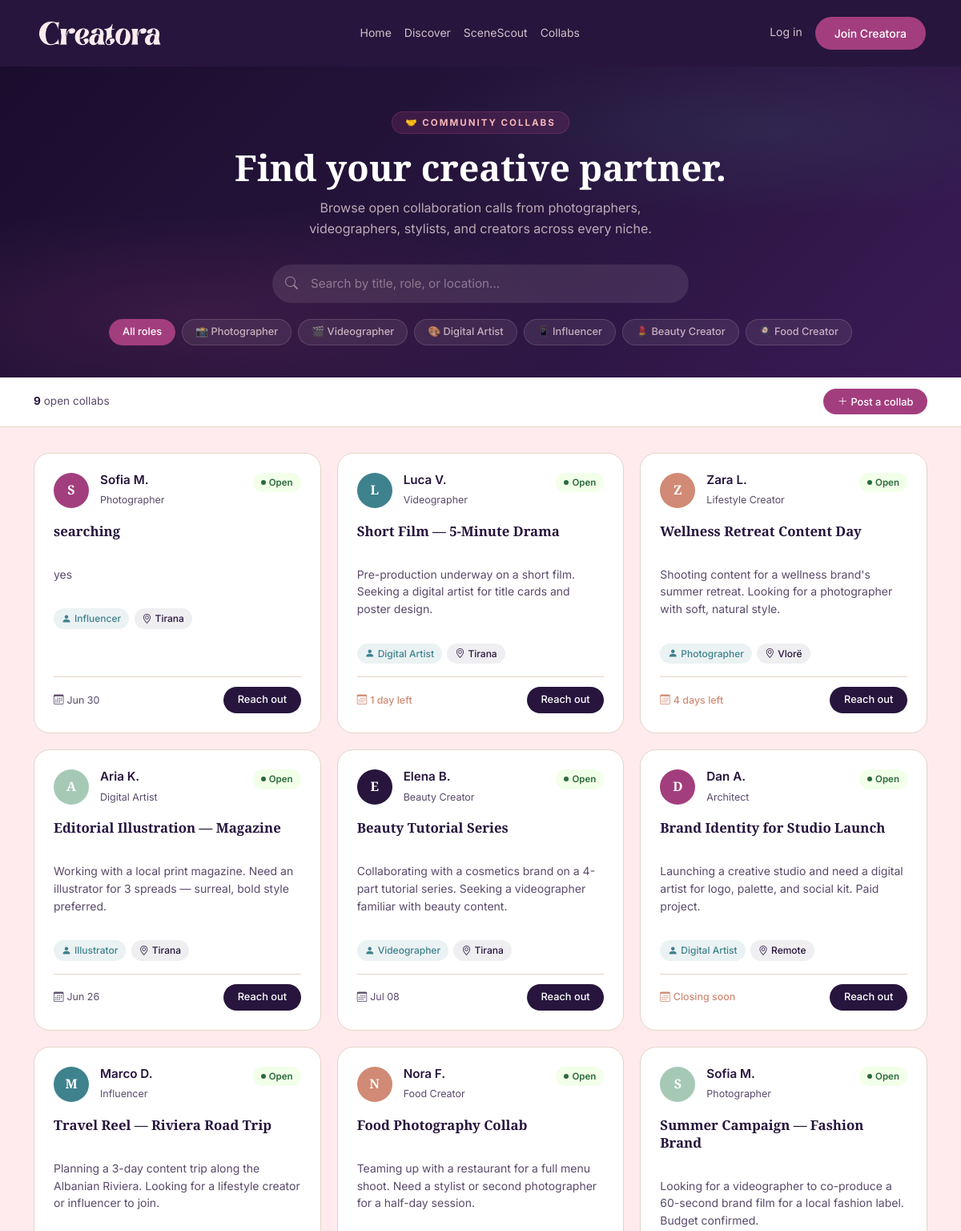
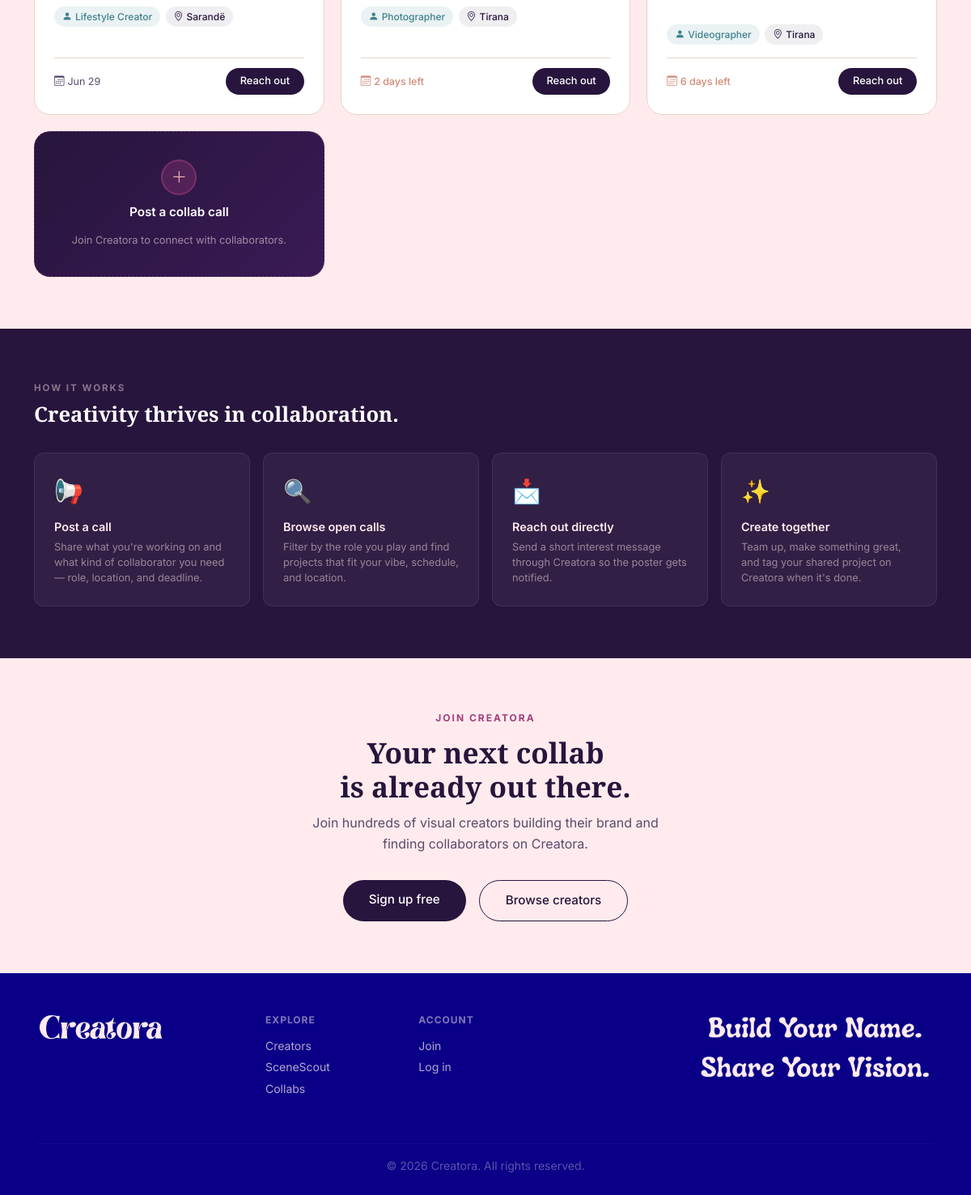
Screenshot of /collabs with the database file from the repository (2 pictures, top to bottom).
### models.py (models this page shows, shortened)
class User(UserMixin, db.Model):
    __tablename__ = 'users'
    id           = db.Column(db.Integer, primary_key=True)
    username     = db.Column(db.String(50),  unique=True, nullable=False)
    email        = db.Column(db.String(120), unique=True, nullable=False)
    password     = db.Column(db.String(256), nullable=False)
    role         = db.Column(db.String(30),  nullable=False)  # one of CREATOR_ROLES
    display_name  = db.Column(db.String(100))
    bio           = db.Column(db.Text)
    location      = db.Column(db.String(100))
    avatar        = db.Column(db.String(255))   # filename in uploads/
    website       = db.Column(db.String(255))
    instagram     = db.Column(db.String(100))
    is_public     = db.Column(db.Boolean, default=True)
    security_question = db.Column(db.String(255))  # ← add
    security_answer = db.Column(db.String(255))  # ← add (stored hashed)
    created_at    = db.Column(db.DateTime, default=datetime.utcnow)
    portfolio_items = db.relationship('PortfolioItem',  backref='creator', lazy=True)
    inquiries_recv  = db.relationship('Inquiry',        backref='creator', lazy=True,
                                      foreign_keys='Inquiry.creator_id')
    content_posts   = db.relationship('ContentPost',    backref='creator', lazy=True)
    locations       = db.relationship('Location',       backref='creator', lazy=True)
    collaborations  = db.relationship('Collaboration',  backref='creator', lazy=True)
    shelf_items = db.relationship('ShelfItem', backref='creator', lazy=True)
    is_public = db.Column(db.Boolean, default=True)
    profile_views = db.Column(db.Integer, default=0)  # ← add this

class Collaboration(db.Model):
    __tablename__ = 'collaborations'
    id           = db.Column(db.Integer, primary_key=True)
    creator_id   = db.Column(db.Integer, db.ForeignKey('users.id'), nullable=False)
    title        = db.Column(db.String(120), nullable=False)
    description  = db.Column(db.Text)
    role_needed  = db.Column(db.String(60))
    location     = db.Column(db.String(100))
    deadline     = db.Column(db.DateTime)
    is_open      = db.Column(db.Boolean, default=True)
    created_at   = db.Column(db.DateTime, default=datetime.utcnow)

### routes/public.py (the view)
@public_bp.route('/collabs')
def collabs():
    collabs = Collaboration.query.filter_by(is_open=True).order_by(
        Collaboration.created_at.desc()
    ).all()
    return render_template('public/collabs.html', collabs=collabs)

### app.py (called while the page is built)
@app.context_processor
def inject_globals():
    unread_count = 0
    if current_user.is_authenticated:
        unread_count = Notification.query.filter_by(
            user_id=current_user.id, is_read=False
        ).count()
    return {
        'now': datetime.utcnow(),
        'app_name': 'Creatora',
        'unread_notifications': unread_count,
    }

### templates/public/collabs.html (shortened to what this page needs)
{% extends 'base.html' %}
{% block content %}
<section class="cb-hero">
  <div class="container">
    <div class="cb-hero-badge">🤝 Community Collabs</div>
    <h1>Find your creative partner.</h1>
    <p>Browse open collaboration calls from photographers, videographers, stylists, and creators across every niche.</p>
    <div class="cb-search-wrap">
      <i class="bi bi-search"></i>
      <input type="text" id="collab-search" placeholder="Search by title, role, or location…">
    </div>
    <div class="role-filters mt-3">
      <button class="role-pill active" data-role="">All roles</button>
      {% for role, label in [
        ('photographer', '📸 Photographer'),
        ('videographer', '🎬 Videographer'),
        ('digital_artist', '🎨 Digital Artist'),
        ('influencer', '📱 Influencer'),
        ('beauty', '💄 Beauty Creator'),
        ('food', '🍳 Food Creator'),
      ] %}
      <button class="role-pill" data-role="{{ role }}">{{ label }}</button>
      {% endfor %}
    </div>
  </div>
</section>
<div class="results-bar">
  <div class="container d-flex align-items-center justify-content-between flex-wrap gap-2">
    <p class="count-text mb-0">
      <strong id="collab-count">{{ collabs|length }}</strong>
      open collab{{ 's' if collabs|length != 1 else '' }}
    </p>
    {% if current_user.is_authenticated %}
    <button class="btn btn-primary btn-sm" data-bs-toggle="modal" data-bs-target="#postCollabModal"
            style="font-size: 0.8rem; padding: 0.4rem 1.1rem;">
      <i class="bi bi-plus-lg me-1"></i>Post a collab
    </button>
    {% else %}
    <a href="{{ url_for('auth.login') }}" class="btn btn-primary btn-sm"
       style="font-size: 0.8rem; padding: 0.4rem 1.1rem;">
      <i class="bi bi-plus-lg me-1"></i>Post a collab
    </a>
    {% endif %}
  </div>
</div>
<section style="background: var(--bg-page); padding-bottom: 1rem;">
  <div class="container">
    {% if collabs %}
    <div class="collabs-grid" id="collabs-grid">
      {% for collab in collabs %}
      {% set avatar_colors = ['', 'teal', 'peach', 'mint', 'purple'] %}
      {% set color_class = avatar_colors[loop.index0 % avatar_colors|length] %}
      <div class="collab-card"
           data-title="{{ collab.title|lower }}"
           data-role="{{ collab.role_needed|lower if collab.role_needed else '' }}"
           data-location="{{ collab.location|lower if collab.location else '' }}">
        <div class="collab-card-header">
          <div class="collab-avatar {{ color_class }}">
            {{ (collab.creator.display_name or collab.creator.username)[0]|upper }}
          </div>
          <div class="collab-meta">
            <h5>{{ collab.creator.display_name or collab.creator.username }}</h5>
            <span class="creator-tag">
              {{ collab.creator.role|replace('_', ' ')|title if collab.creator.role else 'Creator' }}
            </span>
          </div>
          <span class="open-badge">Open</span>
        </div>
        <p class="collab-title">{{ collab.title }}</p>
        {% if collab.description %}
        <p class="collab-desc">{{ collab.description }}</p>
        {% endif %}
        <div class="collab-tags">
          {% if collab.role_needed %}
          <span class="collab-tag role">
            <i class="bi bi-person-fill me-1"></i>{{ collab.role_needed|replace('_', ' ')|title }}
          </span>
          {% endif %}
          {% if collab.location %}
          <span class="collab-tag location">
            <i class="bi bi-geo-alt me-1"></i>{{ collab.location }}
          </span>
          {% endif %}
        </div>
        <div class="collab-footer">
          {% if collab.deadline %}
          {% set days_left = (collab.deadline - now).days %}
          <span class="deadline {{ 'soon' if days_left <= 7 else '' }}">
            <i class="bi bi-calendar3"></i>
            {% if days_left <= 0 %}Closing soon
            {% elif days_left == 1 %}1 day left
            {% elif days_left <= 7 %}{{ days_left }} days left
            {% else %}{{ collab.deadline.strftime('%b %d') }}{% endif %}
          </span>
          {% else %}
          <span class="deadline">
            <i class="bi bi-clock"></i>
            Posted {{ collab.created_at.strftime('%b %d') }}
          </span>
          {% endif %}
          <button type="button" class="reach-out-btn" data-bs-toggle="modal" data-bs-target="#collabInterestModal{{ collab.id }}">
            Reach out
          </button>
        </div>
      </div>
      {% endfor %}
      {% if current_user.is_authenticated %}
      <button class="post-collab-card" data-bs-toggle="modal" data-bs-target="#postCollabModal"
              style="background: linear-gradient(135deg, var(--color-dark-amethyst), #3a1a55);">
        <div class="post-collab-icon"><i class="bi bi-plus-lg"></i></div>
        <h5>Post a collab call</h5>
        <p>Let the community know you're looking for a creative partner.</p>
      </button>
      {% else %}
      <a href="{{ url_for('auth.register') }}" class="post-collab-card">
        <div class="post-collab-icon"><i class="bi bi-plus-lg"></i></div>
        <h5>Post a collab call</h5>
        <p>Join Creatora to connect with collaborators.</p>
      </a>
      {% endif %}
    </div>
    {% endif %}
  </div>
</section>
<section class="how-strip">
  <div class="container">
    <p style="color: rgba(255,235,237,0.45); font-size: 0.72rem; font-weight: 700; letter-spacing: 2px; text-transform: uppercase; margin-bottom: 0.5rem;">HOW IT WORKS</p>
    <h2 style="color: white; font-family: var(--font-heading); font-size: 1.6rem; margin-bottom: 2rem;">Creativity thrives in collaboration.</h2>
    <div class="row g-3">
      {% for icon, title, desc in [
        ('📢', 'Post a call', 'Share what you\'re working on and what kind of collaborator you need — role, location, and deadline.'),
        ('🔍', 'Browse open calls', 'Filter by the role you play and find projects that fit your vibe, schedule, and location.'),
        ('📩', 'Reach out directly', 'Send a short interest message through Creatora so the poster gets notified.'),
        ('✨', 'Create together', 'Team up, make something great, and tag your shared project on Creatora when it\'s done.'),
      ] %}
      <div class="col-6 col-md-3">
        <div class="how-card">
          <div class="how-icon">{{ icon }}</div>
          <h6>{{ title }}</h6>
          <p>{{ desc }}</p>
        </div>
      </div>
      {% endfor %}
    </div>
  </div>
</section>
<section style="background: var(--color-lavender-blush); padding: 4rem 1rem; text-align: center;">
  <div class="container">
    <p style="color: var(--color-berry-blush); font-size: 0.75rem; font-weight: 700; letter-spacing: 2px; text-transform: uppercase; margin-bottom: 0.75rem;">JOIN CREATORA</p>
    <h2 style="font-family: var(--font-heading); font-size: 2.2rem; color: var(--color-dark-amethyst); margin-bottom: 0.75rem;">
      Your next collab<br>is already out there.
    </h2>
    <p style="color: var(--text-secondary); max-width: 440px; margin: 0 auto 2rem;">
      Join hundreds of visual creators building their brand and finding collaborators on Creatora.
    </p>
    <div style="display: flex; gap: 1rem; justify-content: center; flex-wrap: wrap;">
      <a href="{{ url_for('auth.register') }}"
         style="background: var(--color-dark-amethyst); color: white; padding: 0.75rem 2rem; border-radius: 999px; font-weight: 500; font-size: 0.95rem; text-decoration: none;">
        Sign up free
      </a>
      <a href="{{ url_for('public.directory') }}"
         style="background: transparent; color: var(--color-dark-amethyst); border: 1.5px solid var(--color-dark-amethyst); padding: 0.75rem 2rem; border-radius: 999px; font-weight: 500; font-size: 0.95rem; text-decoration: none;">
        Browse creators
      </a>
    </div>
  </div>
</section>
{% endblock %}

### static/css/variables.css (style rules this page uses)
:root { --color-lavender-blush: #FFEBED; --color-soft-blush: #FFE9E9; --color-powder-blush: #F6B6B7; --color-powder-blush-deep: #F2A4A5; --color-papaya-whip: #FFFFD2; --color-honeydew: #F2FFE9; --color-muted-teal: #A6C9B6; --color-almond-cream: #E5D4C5; --color-burnt-peach: #D18A75; --color-berry-blush: #A33E7E; --color-pacific-cyan: #3E828E; --color-rich-cerulean: #3078A4; --color-dark-amethyst: #27153D; --color-dark-amethyst-cool: #260C45; --color-navy: #090087; --brand-primary: var(--color-berry-blush); --brand-primary-hover: #8a3468; --brand-secondary: var(--color-pacific-cyan); --brand-secondary-hover: #2f636d; --bg-page: var(--color-lavender-blush); --bg-card: #ffffff; --bg-card-soft: var(--color-soft-blush); --bg-muted: var(--color-almond-cream); --bg-dark: var(--color-dark-amethyst); --bg-footer: var(--color-navy); --text-primary: var(--color-dark-amethyst); --text-secondary: #5a4a6b; --text-on-dark: var(--color-lavender-blush); --text-on-primary: #ffffff; --text-link: var(--color-pacific-cyan); --text-link-hover: var(--color-berry-blush); --accent-warm: var(--color-burnt-peach); --accent-mint: var(--color-muted-teal); --accent-cream: var(--color-papaya-whip); --border-default: var(--color-almond-cream); --border-strong: var(--color-muted-teal); --success: var(--color-honeydew); --success-text: #2a6b3c; --font-heading: 'Playfair Display', 'Georgia', serif; --font-body: 'Inter', 'Helvetica Neue', sans-serif; --font-mono: 'Fira Code', monospace; --text-xs: 0.75rem; --text-sm: 0.875rem; --text-base: 1rem; --text-lg: 1.125rem; --text-xl: 1.25rem; --text-2xl: 1.5rem; --text-3xl: 1.875rem; --text-4xl: 2.25rem; --space-1: 0.25rem; --space-2: 0.5rem; --space-3: 0.75rem; --space-4: 1rem; --space-6: 1.5rem; --space-8: 2rem; --space-12: 3rem; --space-16: 4rem; --radius-sm: 6px; --radius-md: 12px; --radius-lg: 20px; --radius-xl: 32px; --radius-full: 9999px; --shadow-sm: 0 1px 3px rgba(39, 21, 61, 0.08); --shadow-md: 0 4px 16px rgba(39, 21, 61, 0.10); --shadow-lg: 0 8px 32px rgba(39, 21, 61, 0.14); --transition-fast: 150ms ease; --transition-normal: 250ms ease; }

### static/css/main.css (style rules this page uses)
*, *::before, *::after { box-sizing: border-box; margin: 0; padding: 0; }
body { font-family: var(--font-body); font-size: var(--text-base); color: var(--text-primary); background-color: var(--bg-page); line-height: 1.6; }
h1, h2, h3, h4, h5, h6 { font-family: var(--font-heading); font-weight: 700; color: var(--text-primary); line-height: 1.2; }
a { color: var(--text-link); text-decoration: none; transition: color var(--transition-fast); }
.btn-primary { background-color: var(--brand-primary); color: var(--text-on-primary); border: none; border-radius: var(--radius-full); padding: 0.6rem 1.5rem; font-weight: 500; transition: background var(--transition-fast), transform var(--transition-fast); cursor: pointer; }

### rows the page displays
Collaboration: creator "Sofia M.", creator.role "Photographer", title "searching", description "yes", role_needed "Influencer", location "Tirana", deadline "Jun 30"
User: display_name "S"
Collaboration: creator "Luca V.", creator.role "Videographer", title "Short Film — 5-Minute Drama", description "Pre-production underway on a short film. Seeking a digital artist for title cards and poster design.", role_needed "Digital Artist", location "Tirana", shows "1 day left"
User: display_name "L"
Collaboration: creator "Zara L.", creator.role "Lifestyle Creator", title "Wellness Retreat Content Day", description "Shooting content for a wellness brand's summer retreat. Looking for a photographer with soft, natural style.", role_needed "Photographer", location "Vlorë"
User: display_name "Z"
Collaboration: creator "Aria K.", creator.role "Digital Artist", title "Editorial Illustration — Magazine", description "Working with a local print magazine. Need an illustrator for 3 spreads — surreal, bold style preferred.", role_needed "Illustrator", location "Tirana", deadline "Jun 26"
User: display_name "A"
Collaboration: creator "Elena B.", creator.role "Beauty Creator", title "Beauty Tutorial Series", description "Collaborating with a cosmetics brand on a 4-part tutorial series. Seeking a videographer familiar with beauty content.", role_needed "Videographer", location "Tirana", deadline "Jul 08"
User: display_name "E"
Collaboration: creator "Dan A.", creator.role "Architect", title "Brand Identity for Studio Launch", description "Launching a creative studio and need a digital artist for logo, palette, and social kit. Paid project.", role_needed "Digital Artist", location "Remote", shows "Closing soon"
User: display_name "D"
Collaboration: creator "Marco D.", creator.role "Influencer", title "Travel Reel — Riviera Road Trip", description "Planning a 3-day content trip along the Albanian Riviera. Looking for a lifestyle creator or influencer to join.", role_needed "Lifestyle Creator", location "Sarandë", deadline "Jun 29"
User: display_name "M"
Collaboration: creator "Nora F.", creator.role "Food Creator", title "Food Photography Collab", description "Teaming up with a restaurant for a full menu shoot. Need a stylist or second photographer for a half-day session.", role_needed "Photographer", location "Tirana", id "2"
User: display_name "N"
Collaboration: creator "Sofia M.", creator.role "Photographer", title "Summer Campaign — Fashion Brand", description "Looking for a videographer to co-produce a 60-second brand film for a local fashion label. Budget confirmed.", role_needed "Videographer", location "Tirana"

### other values shown
{{ label }} "📸 Photographer" "🎬 Videographer" "🎨 Digital Artist" "📱 Influencer" "💄 Beauty Creator" "🍳 Food Creator"
{{ collabs|length }} "9"
{{ 's' if collabs|length != 1 else '' }} "s"
{{ icon }} "📢" "🔍" "📩" "✨"
{{ title }} "Post a call" "Browse open calls" "Reach out directly" "Create together"
{{ desc }} "Share what you're working on and what kind of collaborator you need — role, location, and deadline." "Filter by the role you play and find projects that fit your vibe, schedule, and location." "Send a short interest message through Creatora so the poster gets notified." "Team up, make something great, and tag your shared project on Creatora when it's done."
